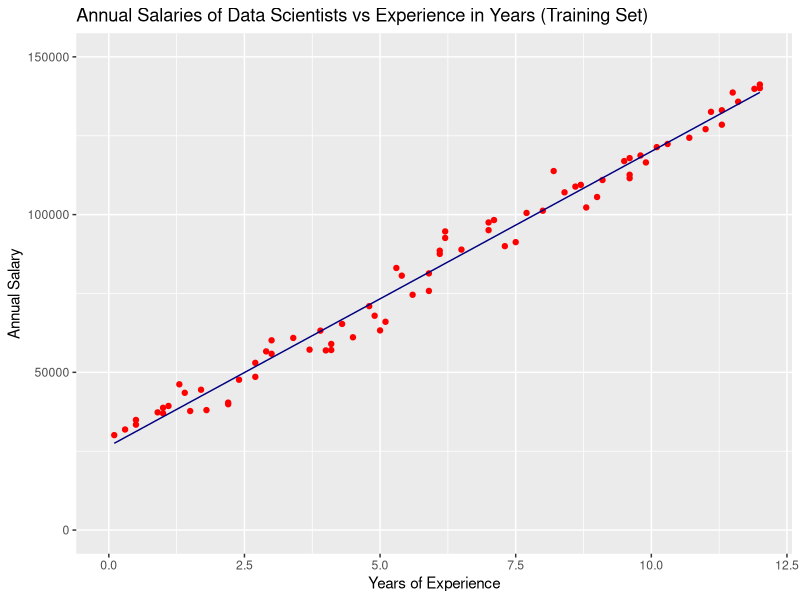
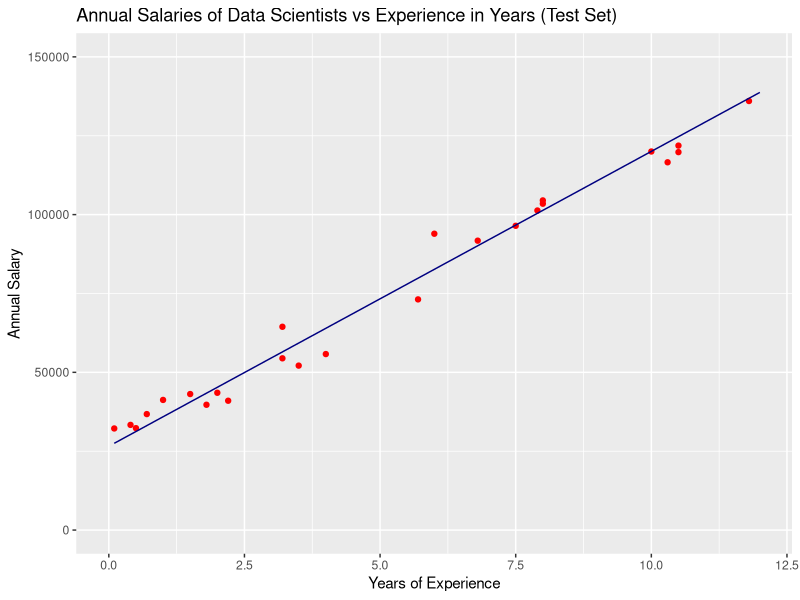

The R script that drew these images, in order:
## ---- chunk 1
dataset = read.csv("Predicting_Salaries.csv")
str(dataset)
## ---- chunk 2
library(caTools)
set.seed(123)
split = sample.split(dataset$AnnualSalary, SplitRatio = 3/4)
training_set = subset(dataset, split==TRUE)
testing_set=subset(dataset,split==FALSE)
head(training_set)
head(testing_set)
## ---- chunk 3
linearReg = lm(formula = AnnualSalary~YearsOfExperience,data = training_set)
summary(linearReg)
## ---- chunk 4
Y_pred = predict(linearReg,newdata=testing_set)
summary(Y_pred)
## ---- chunk 5
library(ggplot2)
library(scales)
ggplot() +
  geom_point(aes(x=training_set$YearsOfExperience, y=training_set$AnnualSalary),
             colour = 'red') +
  geom_line (aes( x= training_set$YearsOfExperience, y=predict(linearReg, newdata= training_set)),
             colour = 'navy') +
  ggtitle ('Annual Salaries of Data Scientists vs Experience in Years (Training Set)') +
  xlab ('Years of Experience') +
  ylab ('Annual Salary') +
  scale_x_continuous(limits = c(0, 12)) + 
  scale_y_continuous(limits = c(0, 150000)) 
## ---- chunk 6
ggplot() +
  geom_point(aes(x=testing_set$YearsOfExperience, y=testing_set$AnnualSalary),
             colour = 'red') +
  geom_line (aes( x= training_set$YearsOfExperience, y=predict(linearReg, newdata= training_set)),
             colour = 'navy') +
  ggtitle ('Annual Salaries of Data Scientists vs Experience in Years (Test Set)') +
  xlab ('Years of Experience') +
  ylab ('Annual Salary')+
  scale_x_continuous(limits = c(0, 12)) + 
  scale_y_continuous(limits = c(0, 150000)) 
